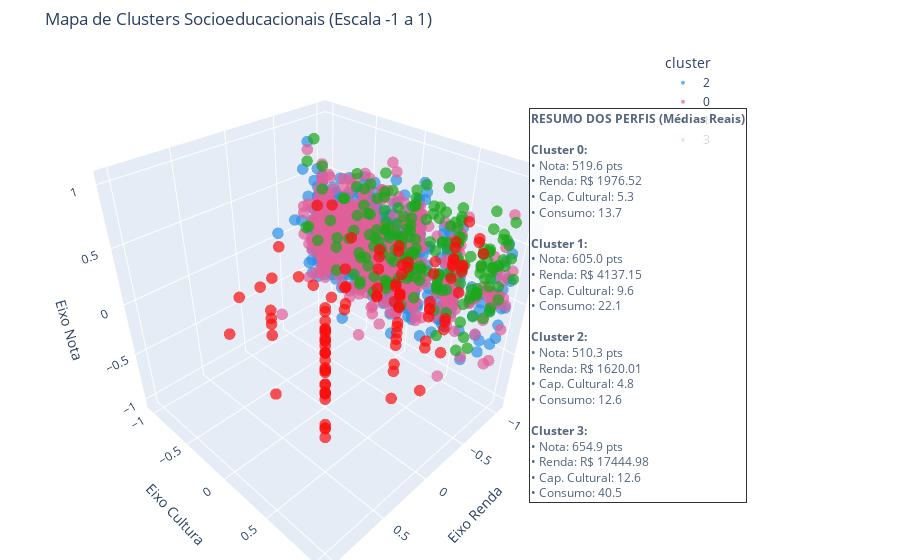

Source (notebook cell):
### Markdown cell above
Vamos tentar outra visualização 3D

### Code cell
perfil_real = sample.groupby('cluster').agg({
    'RENDA': 'mean',
    'SCORE_CULT_PAIS': 'mean',
    'MEDIA_CANDIDATO': 'mean',
    'SCORE_CONSUMO': 'mean'
}).reset_index()


texto_legendas = "<b>RESUMO DOS PERFIS (Médias Reais)</b><br><br>"
for i, row in perfil_real.iterrows():
    texto_legendas += (
        f"<b>Cluster {int(row['cluster'])}:</b><br>"
        f"• Nota: {row['MEDIA_CANDIDATO']:.1f} pts<br>"
        f"• Renda: R$ {row['RENDA']:.2f}<br>"
        f"• Cap. Cultural: {row['SCORE_CULT_PAIS']:.1f}<br>"
        f"• Consumo: {row['SCORE_CONSUMO']:.1f}<br><br>"
    )


scaler_minmax = MinMaxScaler(feature_range=(-1, 1))
cols_viz = ['RENDA', 'SCORE_CULT_PAIS', 'MEDIA_CANDIDATO']

df_viz = pd.DataFrame(
    scaler_minmax.fit_transform(sample[cols_viz]), 
    columns=cols_viz, 
    index=sample.index
)
df_viz['cluster'] = sample['cluster'].astype(str)


fig = px.scatter_3d(
    df_viz, x='RENDA', y='SCORE_CULT_PAIS', z='MEDIA_CANDIDATO',
    color='cluster',
    title='Mapa de Clusters Socioeducacionais (Escala -1 a 1)',
    labels={'RENDA': 'Eixo Renda', 'SCORE_CULT_PAIS': 'Eixo Cultura', 'MEDIA_CANDIDATO': 'Eixo Nota'},
    color_discrete_sequence=px.colors.qualitative.Dark24,
    opacity=0.7
)


fig.update_layout(
    scene=dict(
        xaxis=dict(range=[-1.1, 1.1]),
        yaxis=dict(range=[-1.1, 1.1]),
        zaxis=dict(range=[-1.1, 1.1])
    ),
    margin=dict(r=250, l=0, b=0, t=50), 
    annotations=[
        dict(
            text=texto_legendas,
            align='left',
            showarrow=False,
            xref='paper', yref='paper',
            x=1.15, y=0.5, 
            bordercolor='black', borderwidth=1,
            bgcolor='white', opacity=0.8
        )
    ]
)

fig.update_traces(marker=dict(size=4))
fig.show()

### Figure 1 — Plotly figure (JSON) as saved in the notebook; plotly's stock layout.template omitted (floating-point values rounded to 4 significant figures; data arrays with more than 128 entries replaced by an {"elided": "..."} marker saying what was removed)
{"data": [{"hovertemplate": "cluster=2<br>Eixo Renda=%{x}<br>Eixo Cultura=%{y}<br>Eixo Nota=%{z}<extra></extra>", "legendgroup": "2", "marker": {"color": "#2E91E5", "opacity": 0.7, "size": 4, "symbol": "circle"}, "mode": "markers", "name": "2", "scene": "scene", "showlegend": true, "type": "scatter3d", "x": {"elided": "998 float values"}, "y": {"elided": "998 float values"}, "z": {"elided": "998 float values"}}, {"hovertemplate": "cluster=0<br>Eixo Renda=%{x}<br>Eixo Cultura=%{y}<br>Eixo Nota=%{z}<extra></extra>", "legendgroup": "0", "marker": {"color": "#E15F99", "opacity": 0.7, "size": 4, "symbol": "circle"}, "mode": "markers", "name": "0", "scene": "scene", "showlegend": true, "type": "scatter3d", "x": {"elided": "701 float values"}, "y": {"elided": "701 float values"}, "z": {"elided": "701 float values"}}, {"hovertemplate": "cluster=1<br>Eixo Renda=%{x}<br>Eixo Cultura=%{y}<br>Eixo Nota=%{z}<extra></extra>", "legendgroup": "1", "marker": {"color": "#1CA71C", "opacity": 0.7, "size": 4, "symbol": "circle"}, "mode": "markers", "name": "1", "scene": "scene", "showlegend": true, "type": "scatter3d", "x": {"elided": "194 float values"}, "y": {"elided": "194 float values"}, "z": {"elided": "194 float values"}}, {"hovertemplate": "cluster=3<br>Eixo Renda=%{x}<br>Eixo Cultura=%{y}<br>Eixo Nota=%{z}<extra></extra>", "legendgroup": "3", "marker": {"color": "#FB0D0D", "opacity": 0.7, "size": 4, "symbol": "circle"}, "mode": "markers", "name": "3", "scene": "scene", "showlegend": true, "type": "scatter3d", "x": [0.07784, -0.1218, 0.3972, 0.07784, 1.0, -0.1218, 1.0, -0.1218, 0.07784, 1.0, -0.1218, 1.0, 1.0, 1.0, 1.0, 1.0, -0.1218, 0.07784, 1.0, -0.1218, 0.07784, 0.07784, 1.0, -0.1218, 1.0, 1.0, 0.07784, 0.3972, 0.07784, 1.0, 0.07784, -0.1218, 1.0, 1.0, 0.3972, -0.2415, -0.1218, -0.1218, 0.3972, 1.0, -0.2415, 1.0, 0.07784, -0.1218, 0.07784, -0.2415, 0.07784, 1.0, 1.0, 0.3972, 1.0, 0.3972, 1.0, 0.3972, 0.3972, 0.07784, -0.481, 1.0, 0.3972, 0.07784, 1.0, -0.1218, 0.3972, 0.07784, -0.1218, 0.07784, -0.1218, -0.2415, 0.07784, 0.3972, 0.3972, 0.3972, 1.0, 1.0, 0.3972, -0.4012, 0.07784, -0.4012, 1.0, 1.0, -0.2415, 0.07784, 0.3972, 1.0, -0.1218, -0.1218, -0.1218, 1.0, 1.0, 0.3972, 0.3972, 0.3972, -0.2415, 0.3972, 1.0, 1.0, 1.0, 0.3972, 0.3972, 1.0, 0.07784, -0.2415, 0.07784, 0.3972, 1.0, 1.0, 1.0], "y": [1.0, 1.0, 1.0, 0.0, 1.0, 1.0, 1.0, 1.0, 0.1429, 1.0, 1.0, 1.0, 0.2857, 0.5714, 0.1429, 0.5714, 0.5714, 0.1429, 1.0, 0.5714, 0.5714, 1.0, 1.0, 1.0, 1.0, 0.5714, 0.5714, 1.0, 1.0, 1.0, 1.0, 0.5714, 1.0, 0.5714, 1.0, 0.5714, 1.0, 0.5714, -0.2857, 1.0, 1.0, 1.0, 1.0, 1.0, 0.5714, 1.0, 0.5714, 1.0, 1.0, 0.5714, 1.0, 1.0, 1.0, 1.0, 0.5714, 1.0, 1.0, 1.0, 1.0, 1.0, 1.0, 1.0, 1.0, 0.2857, 1.0, 1.0, 1.0, 1.0, 0.5714, 0.1429, 1.0, 1.0, 1.0, 1.0, 1.0, 1.0, -0.4286, 1.0, 1.0, 1.0, 0.5714, 1.0, 0.5714, 1.0, 0.5714, 0.1429, 1.0, 1.0, 1.0, 1.0, 0.2857, 1.0, 1.0, -0.1429, 1.0, 1.0, 0.5714, 1.0, 1.0, 1.0, 0.5714, 1.0, 0.2857, 1.0, 1.0, 1.0, 1.0], "z": [0.4497, 0.2389, 0.4965, 0.8748, 0.6457, 0.7508, 0.8418, 0.8686, 0.9274, 0.05963, 0.3293, 0.4704, 0.6988, 0.6534, 0.3464, 0.1156, 0.707, 0.1799, 0.5789, 0.3833, 0.3917, 0.507, 0.7907, 0.03915, 0.847, 0.6948, 0.7594, 0.2501, 0.8547, 0.7441, 0.5656, 0.6669, 0.1378, 0.574, 0.4481, 0.4875, 0.3044, 0.256, 0.2193, 0.3639, 0.6888, 0.1652, 0.5106, 0.9095, 0.7063, 1.0, 0.4635, 0.6938, 0.7728, 0.7552, 0.8274, -0.04038, 0.9607, 0.544, 0.6171, 0.7709, 0.6771, 0.8541, 0.6875, 0.1951, 0.4178, 0.736, 0.5734, 0.3425, 0.6467, -0.1829, 0.7886, 0.6833, 0.6147, 0.5042, 0.9089, 0.9704, 0.4767, 0.6951, 0.7761, 0.82, 0.3764, 0.7939, 0.7774, 0.4078, 0.5307, 0.2538, 0.4488, 0.4086, 0.4028, 0.6008, 0.786, 0.6981, 0.1315, 0.1918, 0.503, 0.6815, 0.4794, 0.3632, 0.5726, 0.5928, 0.7501, 0.401, 0.7757, 0.9831, 0.4002, 0.6392, 0.1943, 0.7602, 0.9024, 0.5605, 0.4045]}], "layout": {"annotations": [{"align": "left", "bgcolor": "white", "bordercolor": "black", "borderwidth": 1, "opacity": 0.8, "showarrow": false, "text": "<b>RESUMO DOS PERFIS (Médias Reais)</b><br><br><b>Cluster 0:</b><br>• Nota: 519.6 pts<br>• Renda: R$ 1976.52<br>• Cap. Cultural: 5.3<br>• Consumo: 13.7<br><br><b>Cluster 1:</b><br>• Nota: 605.0 pts<br>• Renda: R$ 4137.15<br>• Cap. Cultural: 9.6<br>• Consumo: 22.1<br><br><b>Cluster 2:</b><br>• Nota: 510.3 pts<br>• Renda: R$ 1620.01<br>• Cap. Cultural: 4.8<br>• Consumo: 12.6<br><br><b>Cluster 3:</b><br>• Nota: 654.9 pts<br>• Renda: R$ 17444.98<br>• Cap. Cultural: 12.6<br>• Consumo: 40.5<br><br>", "x": 1.15, "xref": "paper", "y": 0.5, "yref": "paper"}], "legend": {"title": {"text": "cluster"}, "tracegroupgap": 0}, "margin": {"b": 0, "l": 0, "r": 250, "t": 50}, "scene": {"domain": {"x": [0, 1], "y": [0, 1]}, "xaxis": {"range": [-1.1, 1.1], "title": {"text": "Eixo Renda"}}, "yaxis": {"range": [-1.1, 1.1], "title": {"text": "Eixo Cultura"}}, "zaxis": {"range": [-1.1, 1.1], "title": {"text": "Eixo Nota"}}}, "title": {"text": "Mapa de Clusters Socioeducacionais (Escala -1 a 1)"}}}
